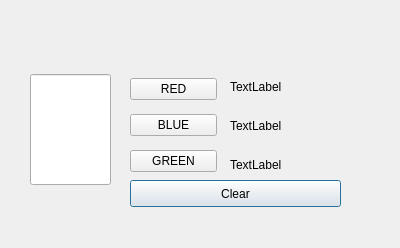
<?xml version="1.0" encoding="UTF-8"?>
<ui version="4.0">
 <class>Index</class>
 <widget class="QDialog" name="Index">
  <property name="geometry">
   <rect>
    <x>0</x>
    <y>0</y>
    <width>400</width>
    <height>248</height>
   </rect>
  </property>
  <property name="windowTitle">
   <string>Dialog</string>
  </property>
  <widget class="QLineEdit" name="lineEdit">
   <property name="geometry">
    <rect>
     <x>30</x>
     <y>74</y>
     <width>81</width>
     <height>111</height>
    </rect>
   </property>
   <property name="font">
    <font>
     <pointsize>36</pointsize>
     <weight>75</weight>
     <italic>true</italic>
     <bold>true</bold>
    </font>
   </property>
   <property name="text">
    <string/>
   </property>
  </widget>
  <widget class="QPushButton" name="pushButton_4">
   <property name="geometry">
    <rect>
     <x>130</x>
     <y>180</y>
     <width>211</width>
     <height>27</height>
    </rect>
   </property>
   <property name="text">
    <string>Clear</string>
   </property>
  </widget>
  <widget class="QWidget" name="">
   <property name="geometry">
    <rect>
     <x>230</x>
     <y>70</y>
     <width>114</width>
     <height>111</height>
    </rect>
   </property>
   <layout class="QVBoxLayout" name="verticalLayout_2">
    <item>
     <widget class="QLabel" name="label_r">
      <property name="text">
       <string>TextLabel</string>
      </property>
     </widget>
    </item>
    <item>
     <widget class="QLabel" name="label_b">
      <property name="text">
       <string>TextLabel</string>
      </property>
     </widget>
    </item>
    <item>
     <widget class="QLabel" name="label_g">
      <property name="text">
       <string>TextLabel</string>
      </property>
     </widget>
    </item>
   </layout>
  </widget>
  <widget class="QWidget" name="">
   <property name="geometry">
    <rect>
     <x>130</x>
     <y>70</y>
     <width>87</width>
     <height>111</height>
    </rect>
   </property>
   <layout class="QVBoxLayout" name="verticalLayout">
    <item>
     <widget class="QPushButton" name="pushButton">
      <property name="text">
       <string>RED</string>
      </property>
     </widget>
    </item>
    <item>
     <widget class="QPushButton" name="pushButton_2">
      <property name="text">
       <string>BLUE</string>
      </property>
     </widget>
    </item>
    <item>
     <widget class="QPushButton" name="pushButton_3">
      <property name="text">
       <string>GREEN</string>
      </property>
     </widget>
    </item>
   </layout>
  </widget>
 </widget>
 <resources/>
 <connections/>
</ui>
